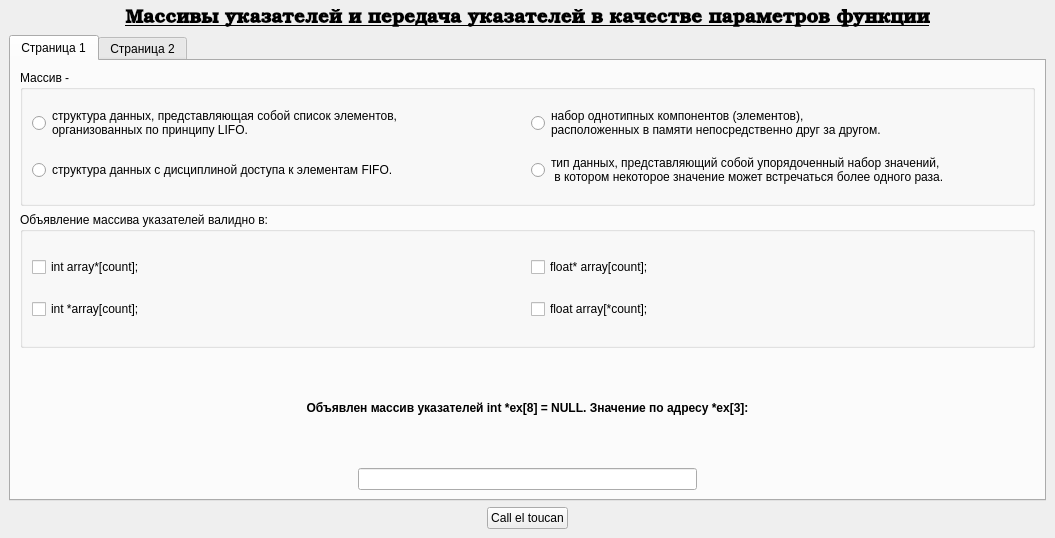
<?xml version="1.0" encoding="UTF-8"?>
<ui version="4.0">
 <class>MainWindow</class>
 <widget class="QMainWindow" name="MainWindow">
  <property name="geometry">
   <rect>
    <x>0</x>
    <y>0</y>
    <width>1055</width>
    <height>538</height>
   </rect>
  </property>
  <property name="windowTitle">
   <string>Тесты</string>
  </property>
  <widget class="QWidget" name="centralwidget">
   <layout class="QVBoxLayout" name="verticalLayout">
    <item>
     <widget class="QLabel" name="label">
      <property name="font">
       <font>
        <family>URW Bookman L</family>
        <pointsize>14</pointsize>
        <weight>75</weight>
        <italic>false</italic>
        <bold>true</bold>
        <underline>true</underline>
       </font>
      </property>
      <property name="text">
       <string>Массивы указателей и передача указателей в качестве параметров функции</string>
      </property>
      <property name="alignment">
       <set>Qt::AlignCenter</set>
      </property>
     </widget>
    </item>
    <item>
     <widget class="QTabWidget" name="tabWidget">
      <property name="tabPosition">
       <enum>QTabWidget::North</enum>
      </property>
      <property name="tabShape">
       <enum>QTabWidget::Rounded</enum>
      </property>
      <property name="currentIndex">
       <number>0</number>
      </property>
      <widget class="QWidget" name="tab">
       <attribute name="title">
        <string>Страница 1</string>
       </attribute>
       <layout class="QVBoxLayout" name="verticalLayout_3">
        <item>
         <widget class="QGroupBox" name="first_gb">
          <property name="title">
           <string>Массив - </string>
          </property>
          <layout class="QGridLayout" name="gridLayout">
           <item row="0" column="0">
            <widget class="QRadioButton" name="rb1">
             <property name="text">
              <string>структура данных, представляющая собой список элементов, 
организованных по принципу LIFO.</string>
             </property>
            </widget>
           </item>
           <item row="0" column="1">
            <widget class="QRadioButton" name="rb3">
             <property name="text">
              <string>набор однотипных компонентов (элементов), 
расположенных в памяти непосредственно друг за другом.</string>
             </property>
            </widget>
           </item>
           <item row="1" column="0">
            <widget class="QRadioButton" name="rb2">
             <property name="text">
              <string>структура данных с дисциплиной доступа к элементам FIFO.</string>
             </property>
            </widget>
           </item>
           <item row="1" column="1">
            <widget class="QRadioButton" name="rb4">
             <property name="text">
              <string>тип данных, представляющий собой упорядоченный набор значений, 
 в котором некоторое значение может встречаться более одного раза.</string>
             </property>
            </widget>
           </item>
          </layout>
         </widget>
        </item>
        <item>
         <widget class="QGroupBox" name="second_gb">
          <property name="title">
           <string>Объявление массива указателей валидно в:</string>
          </property>
          <layout class="QGridLayout" name="gridLayout_2">
           <item row="0" column="0">
            <widget class="QCheckBox" name="chb1">
             <property name="text">
              <string>int array*[count];</string>
             </property>
            </widget>
           </item>
           <item row="0" column="1">
            <widget class="QCheckBox" name="chb3">
             <property name="text">
              <string>float* array[count]; </string>
             </property>
            </widget>
           </item>
           <item row="1" column="0">
            <widget class="QCheckBox" name="chb2">
             <property name="text">
              <string>int *array[count];</string>
             </property>
            </widget>
           </item>
           <item row="1" column="1">
            <widget class="QCheckBox" name="chb4">
             <property name="text">
              <string>float array[*count];</string>
             </property>
            </widget>
           </item>
          </layout>
         </widget>
        </item>
        <item>
         <layout class="QVBoxLayout" name="verticalLayout_2">
          <item>
           <widget class="QLabel" name="label_2">
            <property name="font">
             <font>
              <weight>75</weight>
              <bold>true</bold>
             </font>
            </property>
            <property name="text">
             <string>Объявлен массив указателей int *ex[8] = NULL. Значение по адресу *ex[3]:</string>
            </property>
            <property name="alignment">
             <set>Qt::AlignCenter</set>
            </property>
           </widget>
          </item>
          <item>
           <layout class="QHBoxLayout" name="horizontalLayout">
            <item>
             <spacer name="horizontalSpacer_2">
              <property name="orientation">
               <enum>Qt::Horizontal</enum>
              </property>
              <property name="sizeHint" stdset="0">
               <size>
                <width>40</width>
                <height>20</height>
               </size>
              </property>
             </spacer>
            </item>
            <item>
             <widget class="QLineEdit" name="lineEdit"/>
            </item>
            <item>
             <spacer name="horizontalSpacer">
              <property name="orientation">
               <enum>Qt::Horizontal</enum>
              </property>
              <property name="sizeHint" stdset="0">
               <size>
                <width>40</width>
                <height>20</height>
               </size>
              </property>
             </spacer>
            </item>
           </layout>
          </item>
         </layout>
        </item>
       </layout>
      </widget>
      <widget class="QWidget" name="tab_2">
       <attribute name="title">
        <string>Страница 2</string>
       </attribute>
       <layout class="QVBoxLayout" name="verticalLayout_6">
        <item>
         <widget class="QGroupBox" name="groupBox_3">
          <property name="title">
           <string>Правильная передача указателя в качестве параметра функции в:</string>
          </property>
          <layout class="QVBoxLayout" name="verticalLayout_4">
           <item>
            <layout class="QHBoxLayout" name="horizontalLayout_4">
             <item>
              <spacer name="horizontalSpacer_7">
               <property name="orientation">
                <enum>Qt::Horizontal</enum>
               </property>
               <property name="sizeHint" stdset="0">
                <size>
                 <width>40</width>
                 <height>20</height>
                </size>
               </property>
              </spacer>
             </item>
             <item>
              <widget class="QComboBox" name="comboBox">
               <item>
                <property name="text">
                 <string>void show(unsigned char const* block); </string>
                </property>
               </item>
               <item>
                <property name="text">
                 <string>int i = 0; </string>
                </property>
               </item>
               <item>
                <property name="text">
                 <string>void show(unisgned char * const block);</string>
                </property>
               </item>
               <item>
                <property name="text">
                 <string>void show(* *); </string>
                </property>
               </item>
              </widget>
             </item>
             <item>
              <spacer name="horizontalSpacer_8">
               <property name="orientation">
                <enum>Qt::Horizontal</enum>
               </property>
               <property name="sizeHint" stdset="0">
                <size>
                 <width>40</width>
                 <height>20</height>
                </size>
               </property>
              </spacer>
             </item>
            </layout>
           </item>
          </layout>
         </widget>
        </item>
        <item>
         <layout class="QVBoxLayout" name="verticalLayout_5">
          <item>
           <widget class="QLabel" name="label_3">
            <property name="font">
             <font>
              <weight>75</weight>
              <bold>true</bold>
             </font>
            </property>
            <property name="text">
             <string>Сколько байт займет целочисленный массив на 25 элементов? </string>
            </property>
            <property name="alignment">
             <set>Qt::AlignCenter</set>
            </property>
           </widget>
          </item>
          <item>
           <layout class="QHBoxLayout" name="horizontalLayout_3">
            <item>
             <spacer name="horizontalSpacer_5">
              <property name="orientation">
               <enum>Qt::Horizontal</enum>
              </property>
              <property name="sizeHint" stdset="0">
               <size>
                <width>40</width>
                <height>20</height>
               </size>
              </property>
             </spacer>
            </item>
            <item>
             <widget class="QListWidget" name="listWidget">
              <item>
               <property name="text">
                <string>20</string>
               </property>
              </item>
              <item>
               <property name="text">
                <string>40</string>
               </property>
              </item>
              <item>
               <property name="text">
                <string>75</string>
               </property>
              </item>
              <item>
               <property name="text">
                <string>100</string>
               </property>
              </item>
             </widget>
            </item>
            <item>
             <spacer name="horizontalSpacer_6">
              <property name="orientation">
               <enum>Qt::Horizontal</enum>
              </property>
              <property name="sizeHint" stdset="0">
               <size>
                <width>40</width>
                <height>20</height>
               </size>
              </property>
             </spacer>
            </item>
           </layout>
          </item>
         </layout>
        </item>
       </layout>
      </widget>
     </widget>
    </item>
    <item>
     <layout class="QHBoxLayout" name="horizontalLayout_2">
      <item>
       <spacer name="horizontalSpacer_3">
        <property name="orientation">
         <enum>Qt::Horizontal</enum>
        </property>
        <property name="sizeHint" stdset="0">
         <size>
          <width>40</width>
          <height>20</height>
         </size>
        </property>
       </spacer>
      </item>
      <item>
       <widget class="QPushButton" name="pushButton">
        <property name="text">
         <string>Call el toucan</string>
        </property>
       </widget>
      </item>
      <item>
       <spacer name="horizontalSpacer_4">
        <property name="orientation">
         <enum>Qt::Horizontal</enum>
        </property>
        <property name="sizeHint" stdset="0">
         <size>
          <width>40</width>
          <height>20</height>
         </size>
        </property>
       </spacer>
      </item>
     </layout>
    </item>
   </layout>
  </widget>
 </widget>
 <resources/>
 <connections/>
</ui>
